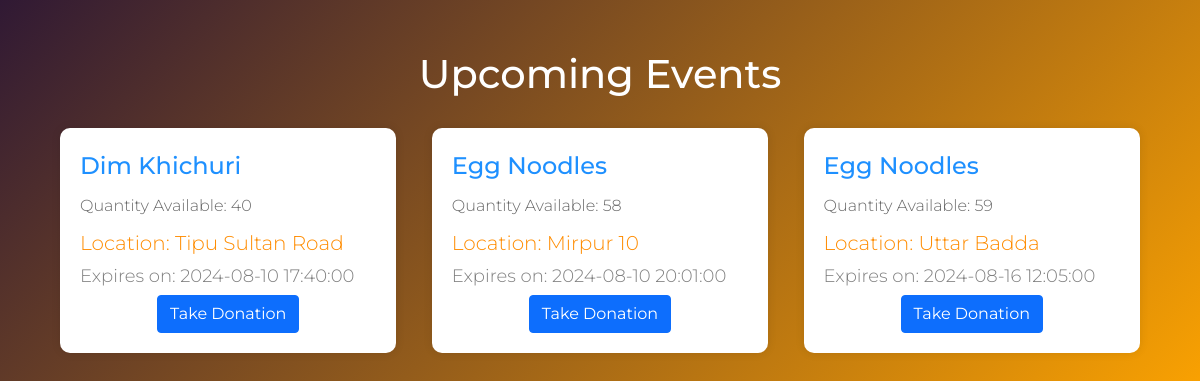
Before: /events.php with the older database file.
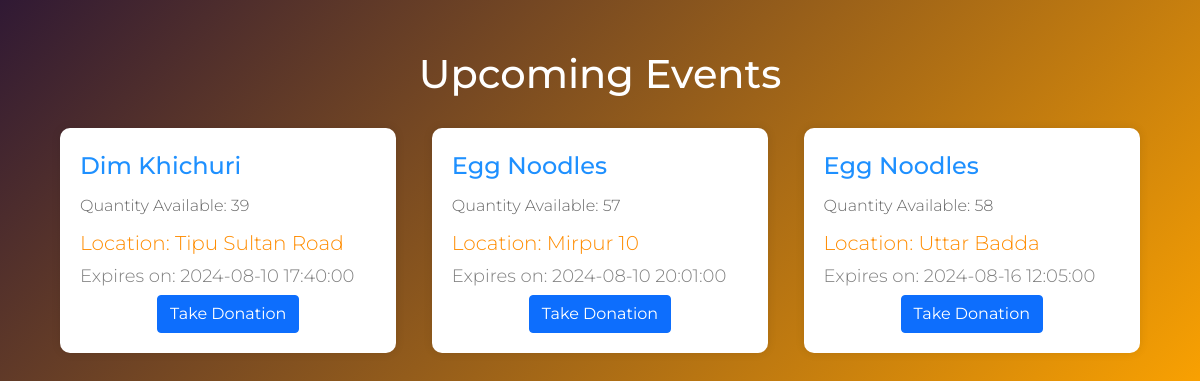
After: the same page with the newer database file.
### tables this page shows
CREATE TABLE `donation` (
  `donation_id` int(11) NOT NULL,
  `food_name` varchar(64) NOT NULL,
  `quantity` int(11) NOT NULL,
  `location` varchar(64) NOT NULL,
  `postal_code` varchar(64) NOT NULL,
  `expire_date_time` datetime NOT NULL,
  `donor_email` varchar(64) NOT NULL,
  `quantity_available` int(11) DEFAULT NULL
);

### events.php (the view, shortened to what this page needs)
<?php
$connect = mysqli_connect(HOST, USER, PASS, DB) or die("Cannot connect");
$current_date = date('Y-m-d H:i:s');
$events_query = "SELECT donation_id, food_name, quantity, quantity_available, location, expire_date_time
                 FROM donation
                 WHERE expire_date_time > '$current_date' AND quantity_available > 0";
$events_result = mysqli_query($connect, $events_query);
$events = [];
while ($event_row = mysqli_fetch_assoc($events_result)) {
    $events[] = $event_row;
}
?>
<!DOCTYPE html>
<html lang="en">
<head>
    <link href="https://cdn.jsdelivr.net/npm/bootstrap@5.0.0-alpha1/dist/css/bootstrap.min.css" rel="stylesheet">
</head>
<body>
<div id="container">
    <h2>Upcoming Events</h2>
    <?php
    foreach ($events as $event) {
    ?>
        <div class="event">
            <p class="food-name"><?php echo htmlspecialchars($event['food_name']); ?></p>
            <p class="quantity">Quantity Available: <?php echo htmlspecialchars($event['quantity_available']); ?></p>
            <p class="location">Location: <?php echo htmlspecialchars($event['location']); ?></p>
            <p class="expire-date">Expires on: <?php echo htmlspecialchars($event['expire_date_time']); ?></p>
            <div class="button">
                <a href="?take_donation=<?php echo $event['donation_id']; ?>" class="btn btn-primary">Take Donation</a>
            </div>
        </div>
    <?php
    }
    ?>
</div>
</body>
</html>

Changed rows visible on the page:
changed donation "Dim Khichuri": quantity_available "40" → "39"
changed donation "Mirpur 10": quantity_available "58" → "57"
changed donation "Uttar Badda": quantity_available "59" → "58"
